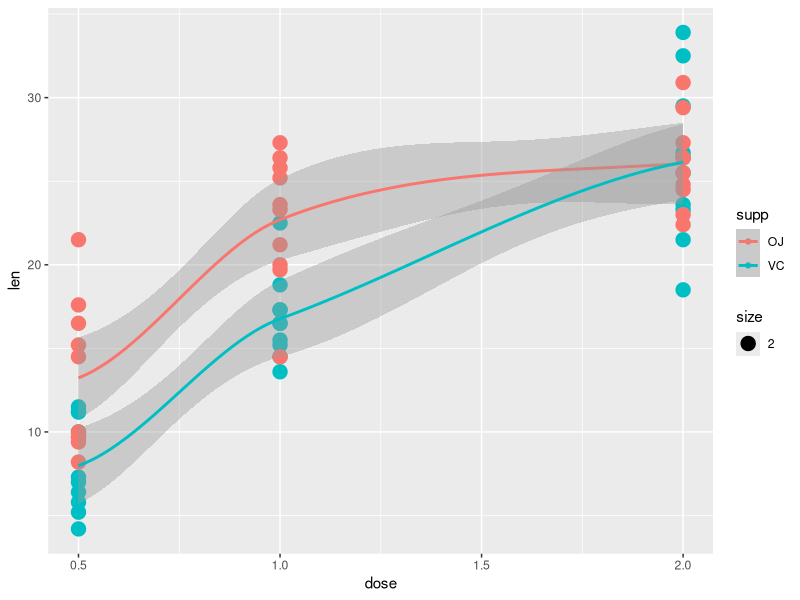

Recreate this plot in R.
## ---- chunk 1
data( "ToothGrowth" )
library( "ggplot2" )
qplot( dose, len, data=ToothGrowth, colour = supp, size = 2 ) + geom_smooth( size = 1 )
## ---- chunk 2
table(ToothGrowth$supp,ToothGrowth$dose)
